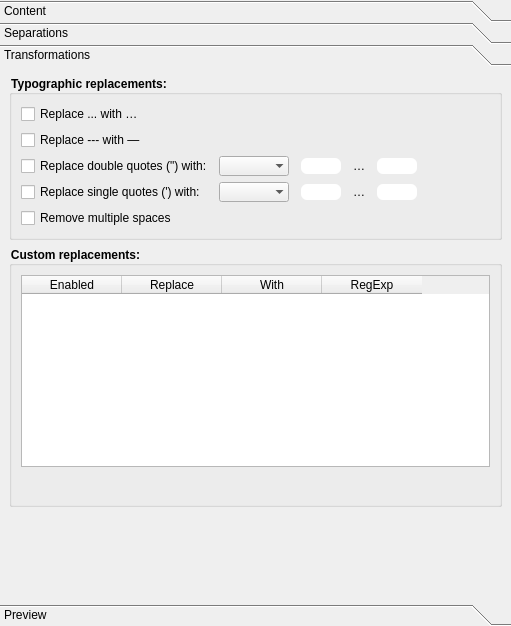
<?xml version="1.0" encoding="UTF-8"?>
<ui version="4.0">
 <class>exporterSettings</class>
 <widget class="QWidget" name="exporterSettings">
  <property name="geometry">
   <rect>
    <x>0</x>
    <y>0</y>
    <width>511</width>
    <height>626</height>
   </rect>
  </property>
  <property name="windowTitle">
   <string>Form</string>
  </property>
  <layout class="QVBoxLayout" name="verticalLayout_2">
   <property name="spacing">
    <number>10</number>
   </property>
   <property name="leftMargin">
    <number>0</number>
   </property>
   <property name="topMargin">
    <number>0</number>
   </property>
   <property name="rightMargin">
    <number>0</number>
   </property>
   <property name="bottomMargin">
    <number>0</number>
   </property>
   <item>
    <widget class="QToolBox" name="toolBox">
     <property name="currentIndex">
      <number>2</number>
     </property>
     <property name="tabSpacing">
      <number>0</number>
     </property>
     <widget class="QWidget" name="content">
      <property name="geometry">
       <rect>
        <x>0</x>
        <y>0</y>
        <width>349</width>
        <height>842</height>
       </rect>
      </property>
      <attribute name="label">
       <string>Content</string>
      </attribute>
      <layout class="QVBoxLayout" name="verticalLayout_5">
       <item>
        <widget class="QLabel" name="label">
         <property name="text">
          <string>Decide here what will be included in the final export.</string>
         </property>
        </widget>
       </item>
       <item>
        <widget class="QTableWidget" name="tblContent">
         <property name="sizePolicy">
          <sizepolicy hsizetype="Expanding" vsizetype="Fixed">
           <horstretch>0</horstretch>
           <verstretch>0</verstretch>
          </sizepolicy>
         </property>
         <property name="editTriggers">
          <set>QAbstractItemView::NoEditTriggers</set>
         </property>
         <property name="alternatingRowColors">
          <bool>true</bool>
         </property>
         <property name="selectionBehavior">
          <enum>QAbstractItemView::SelectRows</enum>
         </property>
         <attribute name="horizontalHeaderMinimumSectionSize">
          <number>75</number>
         </attribute>
         <attribute name="verticalHeaderVisible">
          <bool>false</bool>
         </attribute>
         <column>
          <property name="text">
           <string>Type</string>
          </property>
         </column>
         <column>
          <property name="text">
           <string>Title</string>
          </property>
         </column>
         <column>
          <property name="text">
           <string>Text</string>
          </property>
         </column>
        </widget>
       </item>
       <item>
        <layout class="QHBoxLayout" name="horizontalLayout_8">
         <item>
          <spacer name="horizontalSpacer_8">
           <property name="orientation">
            <enum>Qt::Horizontal</enum>
           </property>
           <property name="sizeHint" stdset="0">
            <size>
             <width>40</width>
             <height>20</height>
            </size>
           </property>
          </spacer>
         </item>
         <item>
          <widget class="QCheckBox" name="chkContentMore">
           <property name="text">
            <string>I need more granularity</string>
           </property>
          </widget>
         </item>
        </layout>
       </item>
       <item>
        <widget class="collapsibleGroupBox2" name="grpContentFilters">
         <property name="title">
          <string>Fi&amp;lters</string>
         </property>
         <property name="checkable">
          <bool>true</bool>
         </property>
         <layout class="QFormLayout" name="formLayout_2">
          <property name="rowWrapPolicy">
           <enum>QFormLayout::WrapLongRows</enum>
          </property>
          <property name="labelAlignment">
           <set>Qt::AlignLeading|Qt::AlignLeft|Qt::AlignVCenter</set>
          </property>
          <item row="0" column="0" colspan="2">
           <widget class="QLabel" name="label_2">
            <property name="text">
             <string>Filters what items will be included in the final export.</string>
            </property>
           </widget>
          </item>
          <item row="1" column="0" colspan="2">
           <widget class="QCheckBox" name="chkContentIgnoreCompile">
            <property name="text">
             <string>Ignore compile status (include all items)</string>
            </property>
           </widget>
          </item>
          <item row="2" column="0">
           <widget class="QCheckBox" name="chkContentParent">
            <property name="text">
             <string>Subitems of:</string>
            </property>
           </widget>
          </item>
          <item row="2" column="1">
           <widget class="QComboBox" name="cmbContentParent">
            <property name="frame">
             <bool>false</bool>
            </property>
           </widget>
          </item>
          <item row="3" column="0">
           <widget class="QCheckBox" name="chkContentLabels">
            <property name="text">
             <string>Labels</string>
            </property>
           </widget>
          </item>
          <item row="4" column="0">
           <widget class="QCheckBox" name="chkContentStatus">
            <property name="text">
             <string>Status</string>
            </property>
           </widget>
          </item>
          <item row="3" column="1">
           <widget class="QListWidget" name="lstContentLabels">
            <property name="sizePolicy">
             <sizepolicy hsizetype="Expanding" vsizetype="Preferred">
              <horstretch>0</horstretch>
              <verstretch>0</verstretch>
             </sizepolicy>
            </property>
           </widget>
          </item>
          <item row="4" column="1">
           <widget class="QListWidget" name="lstContentStatus">
            <property name="sizePolicy">
             <sizepolicy hsizetype="Expanding" vsizetype="Preferred">
              <horstretch>0</horstretch>
              <verstretch>0</verstretch>
             </sizepolicy>
            </property>
           </widget>
          </item>
         </layout>
        </widget>
       </item>
       <item>
        <spacer name="verticalSpacer_3">
         <property name="orientation">
          <enum>Qt::Vertical</enum>
         </property>
         <property name="sizeHint" stdset="0">
          <size>
           <width>20</width>
           <height>40</height>
          </size>
         </property>
        </spacer>
       </item>
      </layout>
     </widget>
     <widget class="QWidget" name="separations">
      <property name="geometry">
       <rect>
        <x>0</x>
        <y>0</y>
        <width>173</width>
        <height>336</height>
       </rect>
      </property>
      <attribute name="label">
       <string>Separations</string>
      </attribute>
      <layout class="QVBoxLayout" name="verticalLayout_8">
       <item>
        <widget class="QLabel" name="label_3">
         <property name="font">
          <font>
           <weight>75</weight>
           <bold>true</bold>
          </font>
         </property>
         <property name="text">
          <string>Between folders:</string>
         </property>
        </widget>
       </item>
       <item>
        <layout class="QHBoxLayout" name="horizontalLayout">
         <item>
          <spacer name="horizontalSpacer">
           <property name="orientation">
            <enum>Qt::Horizontal</enum>
           </property>
           <property name="sizeType">
            <enum>QSizePolicy::Preferred</enum>
           </property>
           <property name="sizeHint" stdset="0">
            <size>
             <width>20</width>
             <height>20</height>
            </size>
           </property>
          </spacer>
         </item>
         <item>
          <layout class="QVBoxLayout" name="verticalLayout">
           <item>
            <widget class="QPushButton" name="pushButton_4">
             <property name="enabled">
              <bool>true</bool>
             </property>
             <property name="minimumSize">
              <size>
               <width>16</width>
               <height>16</height>
              </size>
             </property>
             <property name="maximumSize">
              <size>
               <width>16</width>
               <height>16</height>
              </size>
             </property>
             <property name="text">
              <string/>
             </property>
             <property name="icon">
              <iconset theme="folder">
               <normaloff>.</normaloff>.</iconset>
             </property>
             <property name="flat">
              <bool>true</bool>
             </property>
            </widget>
           </item>
           <item>
            <widget class="Line" name="line">
             <property name="orientation">
              <enum>Qt::Horizontal</enum>
             </property>
            </widget>
           </item>
           <item>
            <widget class="QPushButton" name="pushButton">
             <property name="enabled">
              <bool>true</bool>
             </property>
             <property name="minimumSize">
              <size>
               <width>16</width>
               <height>16</height>
              </size>
             </property>
             <property name="maximumSize">
              <size>
               <width>16</width>
               <height>16</height>
              </size>
             </property>
             <property name="text">
              <string/>
             </property>
             <property name="icon">
              <iconset theme="folder">
               <normaloff>.</normaloff>.</iconset>
             </property>
             <property name="flat">
              <bool>true</bool>
             </property>
            </widget>
           </item>
          </layout>
         </item>
         <item>
          <widget class="QComboBox" name="cmbSepFF">
           <item>
            <property name="text">
             <string>Empty line</string>
            </property>
           </item>
           <item>
            <property name="text">
             <string>Custom</string>
            </property>
           </item>
          </widget>
         </item>
         <item>
          <widget class="QLineEdit" name="txtSepFF">
           <property name="enabled">
            <bool>false</bool>
           </property>
           <property name="text">
            <string notr="true">\n</string>
           </property>
          </widget>
         </item>
        </layout>
       </item>
       <item>
        <widget class="QLabel" name="label_4">
         <property name="font">
          <font>
           <weight>75</weight>
           <bold>true</bold>
          </font>
         </property>
         <property name="text">
          <string>Between texts:</string>
         </property>
        </widget>
       </item>
       <item>
        <layout class="QHBoxLayout" name="horizontalLayout_2">
         <item>
          <spacer name="horizontalSpacer_2">
           <property name="orientation">
            <enum>Qt::Horizontal</enum>
           </property>
           <property name="sizeType">
            <enum>QSizePolicy::Preferred</enum>
           </property>
           <property name="sizeHint" stdset="0">
            <size>
             <width>20</width>
             <height>20</height>
            </size>
           </property>
          </spacer>
         </item>
         <item>
          <layout class="QVBoxLayout" name="verticalLayout_3">
           <item>
            <widget class="QPushButton" name="pushButton_5">
             <property name="enabled">
              <bool>true</bool>
             </property>
             <property name="minimumSize">
              <size>
               <width>16</width>
               <height>16</height>
              </size>
             </property>
             <property name="maximumSize">
              <size>
               <width>16</width>
               <height>16</height>
              </size>
             </property>
             <property name="text">
              <string/>
             </property>
             <property name="icon">
              <iconset theme="text-x-generic">
               <normaloff>.</normaloff>.</iconset>
             </property>
             <property name="flat">
              <bool>true</bool>
             </property>
            </widget>
           </item>
           <item>
            <widget class="Line" name="line_2">
             <property name="orientation">
              <enum>Qt::Horizontal</enum>
             </property>
            </widget>
           </item>
           <item>
            <widget class="QPushButton" name="pushButton_6">
             <property name="enabled">
              <bool>true</bool>
             </property>
             <property name="minimumSize">
              <size>
               <width>16</width>
               <height>16</height>
              </size>
             </property>
             <property name="maximumSize">
              <size>
               <width>16</width>
               <height>16</height>
              </size>
             </property>
             <property name="text">
              <string/>
             </property>
             <property name="icon">
              <iconset theme="text-x-generic">
               <normaloff>.</normaloff>.</iconset>
             </property>
             <property name="flat">
              <bool>true</bool>
             </property>
            </widget>
           </item>
          </layout>
         </item>
         <item>
          <widget class="QComboBox" name="cmbSepTT">
           <item>
            <property name="text">
             <string>Empty line</string>
            </property>
           </item>
           <item>
            <property name="text">
             <string>Custom</string>
            </property>
           </item>
          </widget>
         </item>
         <item>
          <widget class="QLineEdit" name="txtSepTT">
           <property name="enabled">
            <bool>false</bool>
           </property>
           <property name="text">
            <string notr="true">\n</string>
           </property>
          </widget>
         </item>
        </layout>
       </item>
       <item>
        <widget class="QLabel" name="label_6">
         <property name="font">
          <font>
           <weight>75</weight>
           <bold>true</bold>
          </font>
         </property>
         <property name="text">
          <string>Between folder and text:</string>
         </property>
        </widget>
       </item>
       <item>
        <layout class="QHBoxLayout" name="horizontalLayout_3">
         <item>
          <spacer name="horizontalSpacer_3">
           <property name="orientation">
            <enum>Qt::Horizontal</enum>
           </property>
           <property name="sizeType">
            <enum>QSizePolicy::Preferred</enum>
           </property>
           <property name="sizeHint" stdset="0">
            <size>
             <width>20</width>
             <height>20</height>
            </size>
           </property>
          </spacer>
         </item>
         <item>
          <layout class="QVBoxLayout" name="verticalLayout_4">
           <item>
            <widget class="QPushButton" name="pushButton_7">
             <property name="enabled">
              <bool>true</bool>
             </property>
             <property name="minimumSize">
              <size>
               <width>16</width>
               <height>16</height>
              </size>
             </property>
             <property name="maximumSize">
              <size>
               <width>16</width>
               <height>16</height>
              </size>
             </property>
             <property name="text">
              <string/>
             </property>
             <property name="icon">
              <iconset theme="folder">
               <normaloff>.</normaloff>.</iconset>
             </property>
             <property name="flat">
              <bool>true</bool>
             </property>
            </widget>
           </item>
           <item>
            <widget class="Line" name="line_3">
             <property name="orientation">
              <enum>Qt::Horizontal</enum>
             </property>
            </widget>
           </item>
           <item>
            <widget class="QPushButton" name="pushButton_8">
             <property name="enabled">
              <bool>true</bool>
             </property>
             <property name="minimumSize">
              <size>
               <width>16</width>
               <height>16</height>
              </size>
             </property>
             <property name="maximumSize">
              <size>
               <width>16</width>
               <height>16</height>
              </size>
             </property>
             <property name="text">
              <string/>
             </property>
             <property name="icon">
              <iconset theme="text-x-generic">
               <normaloff>.</normaloff>.</iconset>
             </property>
             <property name="flat">
              <bool>true</bool>
             </property>
            </widget>
           </item>
          </layout>
         </item>
         <item>
          <widget class="QComboBox" name="cmbSepFT">
           <item>
            <property name="text">
             <string>Empty line</string>
            </property>
           </item>
           <item>
            <property name="text">
             <string>Custom</string>
            </property>
           </item>
          </widget>
         </item>
         <item>
          <widget class="QLineEdit" name="txtSepFT">
           <property name="enabled">
            <bool>false</bool>
           </property>
           <property name="text">
            <string notr="true">\n</string>
           </property>
          </widget>
         </item>
        </layout>
       </item>
       <item>
        <widget class="QLabel" name="label_5">
         <property name="font">
          <font>
           <weight>75</weight>
           <bold>true</bold>
          </font>
         </property>
         <property name="text">
          <string>Between text and folder:</string>
         </property>
        </widget>
       </item>
       <item>
        <layout class="QHBoxLayout" name="horizontalLayout_4">
         <item>
          <spacer name="horizontalSpacer_4">
           <property name="orientation">
            <enum>Qt::Horizontal</enum>
           </property>
           <property name="sizeType">
            <enum>QSizePolicy::Preferred</enum>
           </property>
           <property name="sizeHint" stdset="0">
            <size>
             <width>20</width>
             <height>20</height>
            </size>
           </property>
          </spacer>
         </item>
         <item>
          <layout class="QVBoxLayout" name="verticalLayout_7">
           <item>
            <widget class="QPushButton" name="pushButton_9">
             <property name="enabled">
              <bool>true</bool>
             </property>
             <property name="minimumSize">
              <size>
               <width>16</width>
               <height>16</height>
              </size>
             </property>
             <property name="maximumSize">
              <size>
               <width>16</width>
               <height>16</height>
              </size>
             </property>
             <property name="text">
              <string/>
             </property>
             <property name="icon">
              <iconset theme="text-x-generic">
               <normaloff>.</normaloff>.</iconset>
             </property>
             <property name="flat">
              <bool>true</bool>
             </property>
            </widget>
           </item>
           <item>
            <widget class="Line" name="line_4">
             <property name="orientation">
              <enum>Qt::Horizontal</enum>
             </property>
            </widget>
           </item>
           <item>
            <widget class="QPushButton" name="pushButton_10">
             <property name="enabled">
              <bool>true</bool>
             </property>
             <property name="minimumSize">
              <size>
               <width>16</width>
               <height>16</height>
              </size>
             </property>
             <property name="maximumSize">
              <size>
               <width>16</width>
               <height>16</height>
              </size>
             </property>
             <property name="text">
              <string/>
             </property>
             <property name="icon">
              <iconset theme="folder">
               <normaloff>.</normaloff>.</iconset>
             </property>
             <property name="flat">
              <bool>true</bool>
             </property>
            </widget>
           </item>
          </layout>
         </item>
         <item>
          <widget class="QComboBox" name="cmbSepTF">
           <item>
            <property name="text">
             <string>Empty line</string>
            </property>
           </item>
           <item>
            <property name="text">
             <string>Custom</string>
            </property>
           </item>
          </widget>
         </item>
         <item>
          <widget class="QLineEdit" name="txtSepTF">
           <property name="enabled">
            <bool>false</bool>
           </property>
           <property name="text">
            <string notr="true">\n</string>
           </property>
          </widget>
         </item>
        </layout>
       </item>
       <item>
        <spacer name="verticalSpacer">
         <property name="orientation">
          <enum>Qt::Vertical</enum>
         </property>
         <property name="sizeHint" stdset="0">
          <size>
           <width>20</width>
           <height>40</height>
          </size>
         </property>
        </spacer>
       </item>
      </layout>
     </widget>
     <widget class="QWidget" name="transformations">
      <property name="geometry">
       <rect>
        <x>0</x>
        <y>0</y>
        <width>511</width>
        <height>522</height>
       </rect>
      </property>
      <property name="styleSheet">
       <string notr="true">QGroupBox{font-weight:bold;}</string>
      </property>
      <attribute name="label">
       <string>Transformations</string>
      </attribute>
      <layout class="QVBoxLayout" name="verticalLayout_6">
       <item>
        <widget class="collapsibleGroupBox2" name="grpTransTypo">
         <property name="styleSheet">
          <string notr="true"/>
         </property>
         <property name="title">
          <string>Typographic replacements:</string>
         </property>
         <layout class="QFormLayout" name="formLayout">
          <property name="fieldGrowthPolicy">
           <enum>QFormLayout::FieldsStayAtSizeHint</enum>
          </property>
          <property name="rowWrapPolicy">
           <enum>QFormLayout::WrapLongRows</enum>
          </property>
          <property name="labelAlignment">
           <set>Qt::AlignLeading|Qt::AlignLeft|Qt::AlignVCenter</set>
          </property>
          <item row="0" column="0">
           <widget class="QCheckBox" name="chkTransEllipse">
            <property name="text">
             <string>Replace ... with …</string>
            </property>
           </widget>
          </item>
          <item row="1" column="0">
           <widget class="QCheckBox" name="chkTransDash">
            <property name="text">
             <string>Replace --- with —</string>
            </property>
           </widget>
          </item>
          <item row="2" column="0">
           <widget class="QCheckBox" name="chkTransDoubleQuotes">
            <property name="text">
             <string>Replace double quotes (&quot;) with:</string>
            </property>
           </widget>
          </item>
          <item row="2" column="1">
           <layout class="QHBoxLayout" name="horizontalLayout_5">
            <property name="spacing">
             <number>12</number>
            </property>
            <item>
             <widget class="QComboBox" name="cmbTransDoubleQuotes">
              <property name="frame">
               <bool>false</bool>
              </property>
             </widget>
            </item>
            <item>
             <widget class="QLineEdit" name="txtTransDoubleQuotesA">
              <property name="sizePolicy">
               <sizepolicy hsizetype="Fixed" vsizetype="Fixed">
                <horstretch>0</horstretch>
                <verstretch>0</verstretch>
               </sizepolicy>
              </property>
              <property name="minimumSize">
               <size>
                <width>40</width>
                <height>0</height>
               </size>
              </property>
              <property name="maximumSize">
               <size>
                <width>40</width>
                <height>16777215</height>
               </size>
              </property>
              <property name="styleSheet">
               <string notr="true">border-radius: 6px;</string>
              </property>
              <property name="text">
               <string notr="true"/>
              </property>
              <property name="frame">
               <bool>false</bool>
              </property>
              <property name="alignment">
               <set>Qt::AlignCenter</set>
              </property>
             </widget>
            </item>
            <item>
             <widget class="QLabel" name="lblTransDoubleQuotes">
              <property name="text">
               <string notr="true">…</string>
              </property>
             </widget>
            </item>
            <item>
             <widget class="QLineEdit" name="txtTransDoubleQuotesB">
              <property name="sizePolicy">
               <sizepolicy hsizetype="Fixed" vsizetype="Fixed">
                <horstretch>0</horstretch>
                <verstretch>0</verstretch>
               </sizepolicy>
              </property>
              <property name="minimumSize">
               <size>
                <width>40</width>
                <height>0</height>
               </size>
              </property>
              <property name="maximumSize">
               <size>
                <width>40</width>
                <height>16777215</height>
               </size>
              </property>
              <property name="styleSheet">
               <string notr="true">border-radius: 6px;</string>
              </property>
              <property name="text">
               <string notr="true"/>
              </property>
              <property name="frame">
               <bool>false</bool>
              </property>
              <property name="alignment">
               <set>Qt::AlignCenter</set>
              </property>
             </widget>
            </item>
            <item>
             <spacer name="horizontalSpacer_5">
              <property name="orientation">
               <enum>Qt::Horizontal</enum>
              </property>
              <property name="sizeHint" stdset="0">
               <size>
                <width>40</width>
                <height>20</height>
               </size>
              </property>
             </spacer>
            </item>
           </layout>
          </item>
          <item row="3" column="0">
           <widget class="QCheckBox" name="chkTransSingleQuote">
            <property name="text">
             <string>Replace single quotes (') with:</string>
            </property>
           </widget>
          </item>
          <item row="3" column="1">
           <layout class="QHBoxLayout" name="horizontalLayout_6">
            <property name="spacing">
             <number>12</number>
            </property>
            <item>
             <widget class="QComboBox" name="cmbTransSingleQuote">
              <property name="frame">
               <bool>false</bool>
              </property>
             </widget>
            </item>
            <item>
             <widget class="QLineEdit" name="txtTransSingleQuoteA">
              <property name="sizePolicy">
               <sizepolicy hsizetype="Fixed" vsizetype="Fixed">
                <horstretch>0</horstretch>
                <verstretch>0</verstretch>
               </sizepolicy>
              </property>
              <property name="minimumSize">
               <size>
                <width>40</width>
                <height>0</height>
               </size>
              </property>
              <property name="maximumSize">
               <size>
                <width>40</width>
                <height>16777215</height>
               </size>
              </property>
              <property name="styleSheet">
               <string notr="true">border-radius: 6px;</string>
              </property>
              <property name="text">
               <string notr="true"/>
              </property>
              <property name="frame">
               <bool>false</bool>
              </property>
              <property name="alignment">
               <set>Qt::AlignCenter</set>
              </property>
             </widget>
            </item>
            <item>
             <widget class="QLabel" name="lblTransSingleQuote">
              <property name="text">
               <string notr="true">…</string>
              </property>
             </widget>
            </item>
            <item>
             <widget class="QLineEdit" name="txtTransSingleQuoteB">
              <property name="sizePolicy">
               <sizepolicy hsizetype="Fixed" vsizetype="Fixed">
                <horstretch>0</horstretch>
                <verstretch>0</verstretch>
               </sizepolicy>
              </property>
              <property name="minimumSize">
               <size>
                <width>40</width>
                <height>0</height>
               </size>
              </property>
              <property name="maximumSize">
               <size>
                <width>40</width>
                <height>16777215</height>
               </size>
              </property>
              <property name="styleSheet">
               <string notr="true">border-radius: 6px;</string>
              </property>
              <property name="text">
               <string notr="true"/>
              </property>
              <property name="frame">
               <bool>false</bool>
              </property>
              <property name="alignment">
               <set>Qt::AlignCenter</set>
              </property>
             </widget>
            </item>
            <item>
             <spacer name="horizontalSpacer_6">
              <property name="orientation">
               <enum>Qt::Horizontal</enum>
              </property>
              <property name="sizeHint" stdset="0">
               <size>
                <width>40</width>
                <height>20</height>
               </size>
              </property>
             </spacer>
            </item>
           </layout>
          </item>
          <item row="4" column="0">
           <widget class="QCheckBox" name="chkTransSpaces">
            <property name="text">
             <string>Remove multiple spaces</string>
            </property>
           </widget>
          </item>
         </layout>
        </widget>
       </item>
       <item>
        <widget class="collapsibleGroupBox2" name="grpTransCustom">
         <property name="title">
          <string>Custom replacements:</string>
         </property>
         <layout class="QVBoxLayout" name="verticalLayout_9">
          <item>
           <widget class="QTableWidget" name="tblReplacements">
            <property name="sizePolicy">
             <sizepolicy hsizetype="Expanding" vsizetype="Preferred">
              <horstretch>0</horstretch>
              <verstretch>0</verstretch>
             </sizepolicy>
            </property>
            <property name="alternatingRowColors">
             <bool>true</bool>
            </property>
            <property name="selectionBehavior">
             <enum>QAbstractItemView::SelectRows</enum>
            </property>
            <column>
             <property name="text">
              <string>Enabled</string>
             </property>
            </column>
            <column>
             <property name="text">
              <string>Replace</string>
             </property>
            </column>
            <column>
             <property name="text">
              <string>With</string>
             </property>
            </column>
            <column>
             <property name="text">
              <string>RegExp</string>
             </property>
             <property name="whatsThis">
              <string>If checked, uses regular expression for replacement. If unchecked, replaced as plain text.</string>
             </property>
            </column>
           </widget>
          </item>
          <item>
           <layout class="QHBoxLayout" name="horizontalLayout_7">
            <property name="spacing">
             <number>0</number>
            </property>
            <item>
             <spacer name="horizontalSpacer_7">
              <property name="orientation">
               <enum>Qt::Horizontal</enum>
              </property>
              <property name="sizeHint" stdset="0">
               <size>
                <width>40</width>
                <height>20</height>
               </size>
              </property>
             </spacer>
            </item>
            <item>
             <widget class="QPushButton" name="btnTransAdd">
              <property name="text">
               <string/>
              </property>
              <property name="icon">
               <iconset theme="list-add">
                <normaloff>.</normaloff>.</iconset>
              </property>
              <property name="flat">
               <bool>true</bool>
              </property>
             </widget>
            </item>
            <item>
             <widget class="QPushButton" name="btnTransRemove">
              <property name="text">
               <string/>
              </property>
              <property name="icon">
               <iconset theme="list-remove">
                <normaloff>.</normaloff>.</iconset>
              </property>
              <property name="flat">
               <bool>true</bool>
              </property>
             </widget>
            </item>
           </layout>
          </item>
         </layout>
        </widget>
       </item>
       <item>
        <spacer name="verticalSpacer_2">
         <property name="orientation">
          <enum>Qt::Vertical</enum>
         </property>
         <property name="sizeHint" stdset="0">
          <size>
           <width>20</width>
           <height>40</height>
          </size>
         </property>
        </spacer>
       </item>
      </layout>
     </widget>
     <widget class="QWidget" name="preview">
      <property name="geometry">
       <rect>
        <x>0</x>
        <y>0</y>
        <width>369</width>
        <height>130</height>
       </rect>
      </property>
      <property name="styleSheet">
       <string notr="true">QGroupBox{font-weight:bold;}</string>
      </property>
      <attribute name="label">
       <string>Preview</string>
      </attribute>
      <layout class="QVBoxLayout" name="verticalLayout_11">
       <item>
        <widget class="QGroupBox" name="groupBox">
         <property name="title">
          <string>Font</string>
         </property>
         <layout class="QFormLayout" name="formLayout_3">
          <item row="0" column="0">
           <widget class="QLabel" name="label_7">
            <property name="text">
             <string>Font:</string>
            </property>
           </widget>
          </item>
          <item row="0" column="1">
           <widget class="QFontComboBox" name="cmbPreviewFont"/>
          </item>
          <item row="1" column="0">
           <widget class="QLabel" name="label_8">
            <property name="text">
             <string>Font size:</string>
            </property>
           </widget>
          </item>
          <item row="1" column="1">
           <widget class="QSpinBox" name="spnPreviewSize"/>
          </item>
         </layout>
        </widget>
       </item>
       <item>
        <spacer name="verticalSpacer_4">
         <property name="orientation">
          <enum>Qt::Vertical</enum>
         </property>
         <property name="sizeHint" stdset="0">
          <size>
           <width>20</width>
           <height>40</height>
          </size>
         </property>
        </spacer>
       </item>
      </layout>
     </widget>
    </widget>
   </item>
  </layout>
 </widget>
 <customwidgets>
  <customwidget>
   <class>collapsibleGroupBox2</class>
   <extends>QGroupBox</extends>
   <header>manuskript.ui.collapsibleGroupBox2.h</header>
   <container>1</container>
  </customwidget>
 </customwidgets>
 <resources/>
 <connections/>
</ui>
